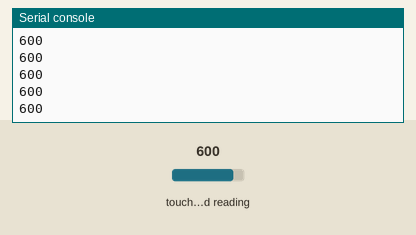
Simulated run of this program. Board: ESP32 board running MicroPython. Shown: the last lines printed to the serial console. The test bench sets the inputs (shaded band); at power-on: touch-pad reading 600.

Above: at 1.2 s.
1.3 s: touch-pad reading set to 63
At 1.56 s:
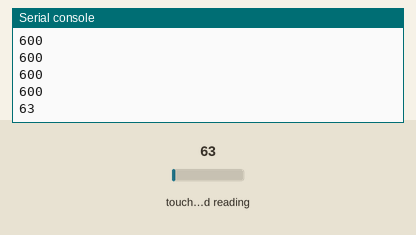
2.8 s: touch-pad reading set to 212
At 2.96 s:
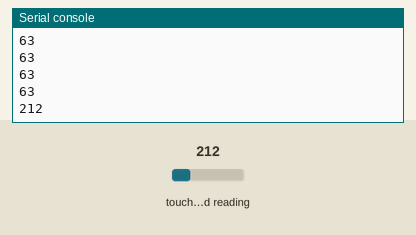
Timing chart, 0 to 5.8 s (numbered marks = the images above; inputs shaded):
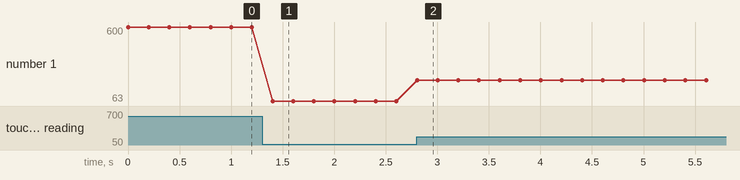

Measured:
- after the input at 1.3 s, the serial console: prints a new line after 0.10 s (image 1)
- after the input at 2.8 s, the serial console: prints a new line at once (image 2)
- plotted number 1: 600 → 63 after the input at 1.3 s, 63 → 212 after the input at 2.8 s

The program:

touch_read.py
```python
# Print the raw value of a touch pin. Touch the wire and watch it change!
import time
from machine import Pin, TouchPad

TOUCH_PIN = 4

touch = TouchPad(Pin(TOUCH_PIN))

while True:
    print(touch.read())   # gets SMALLER when you touch it
    time.sleep(0.2)
```
